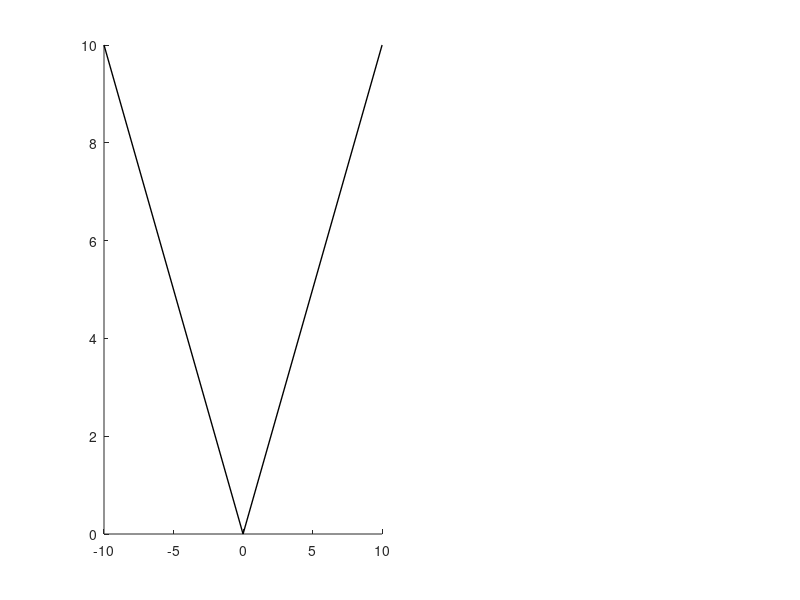

Here is the MATLAB script that generated this plot: (Note: this script raises an error after producing the figure.)
% 《应力波基础讲义》
% 递减硬化材料中弹塑性波的相互作用（施加的速度大于屈服极限）

v1 = -20;
v2 = 25;
yield_stress = 10;
template = struct('x', 0, 'y', 0);

% 绘制v-sigma图
subplot(1, 4, [1, 2]);
hold on

% 绘制弹性波 aa'  aa"
plot([0, -10], [0, 10], "black", 'LineWidth', 1);
plot([0, 10], [0, 10], "black", 'LineWidth', 1);
% 绘制a"a'''a'a区域
matrix_1 = repmat(template, 11, 16);
matrix_1(1, 1).x = 10;
matrix_1(1, 1).y = 10;

for j = 2:16
    matrix_1(1, j).x = matrix_1(1, j - 1).x + 1;
    matrix_1(1, j).y = matrix_1(1, j - 1).y + slope(matrix_1(1, j - 1).y);
    plot([matrix_1(1, j - 1).x, matrix_1(1, j).x], [matrix_1(1, j - 1).y, matrix_1(1, j).y], "blue", 'LineWidth', 1);
end

for i = 2:11

    matrix_1(i, 1).x = matrix_1(i - 1, 1).x - 1;
    matrix_1(i, 1).y = matrix_1(i - 1, 1).y + slope(matrix_1(i - 1, 1).y);
    plot([matrix_1(i - 1, 1).x, matrix_1(i, 1).x], [matrix_1(i - 1, 1).y, matrix_1(i, 1).y], "blue", 'LineWidth', 1);

    for j = 2:16
        matrix_1(i, j).x = matrix_1(i, j - 1).x + 1;
        matrix_1(i, j).y = matrix_1(i, j - 1).y + slope(matrix_1(i, j - 1).y);
        plot([matrix_1(i, j - 1).x, matrix_1(i, j).x], [matrix_1(i, j - 1).y, matrix_1(i, j).y], "blue", 'LineWidth', 1);
        plot([matrix_1(i - 1, j).x, matrix_1(i, j).x], [matrix_1(i - 1, j).y, matrix_1(i, j).y], "blue", 'LineWidth', 1);
    end

end

% 绘制a'bb'a'''区域

matrix_2 = repmat(template, 11, 11);
matrix_2(1, 1).x = -10;
matrix_2(1, 1).y = 10;

for j = 2:11
    matrix_2(1, j).x = matrix_2(1, j - 1).x + 1;
    matrix_2(1, j).y = matrix_2(1, j - 1).y + slope(matrix_2(1, j - 1).y);
    plot([matrix_2(1, j - 1).x, matrix_2(1, j).x], [matrix_2(1, j - 1).y, matrix_2(1, j).y], "green", 'LineWidth', 1);
end

for i = 2:11

    matrix_2(i, 1).x = matrix_2(i - 1, 1).x - 1;
    matrix_2(i, 1).y = matrix_2(i - 1, 1).y + slope(matrix_2(i - 1, 1).y);
    plot([matrix_2(i - 1, 1).x, matrix_2(i, 1).x], [matrix_2(i - 1, 1).y, matrix_2(i, 1).y], "green", 'LineWidth', 1);

    for j = 2:11
        matrix_2(i, j).x = matrix_2(i, j - 1).x + 1;
        matrix_2(i, j).y = matrix_2(i, j - 1).y + slope(matrix_2(i, j - 1).y);
        plot([matrix_2(i, j - 1).x, matrix_2(i, j).x], [matrix_2(i, j - 1).y, matrix_2(i, j).y], "green", 'LineWidth', 1);
        plot([matrix_2(i - 1, j).x, matrix_2(i, j).x], [matrix_2(i - 1, j).y, matrix_2(i, j).y], "green", 'LineWidth', 1);
    end

end

% 绘制a'''b'dc'区域

matrix_3 = repmat(template, 11, 16);

for i = 1:11
    matrix_3(i, 1).x = matrix_2(i, 11).x;
    matrix_3(i, 1).y = matrix_2(i, 11).y;
end

for j = 1:16
    matrix_3(1, j).x = matrix_1(11, j).x;
    matrix_3(1, j).y = matrix_1(11, j).y;
end

for i = 2:11

    for j = 2:16
        matrix_3(i, j).x = matrix_3(i, j - 1).x + 1;
        matrix_3(i, j).y = matrix_3(i, j - 1).y + slope(matrix_3(i, j - 1).y);
        plot([matrix_3(i, j - 1).x, matrix_3(i, j).x], [matrix_3(i, j - 1).y, matrix_3(i, j).y], "red", 'LineWidth', 1);
        plot([matrix_3(i - 1, j).x, matrix_3(i, j).x], [matrix_3(i - 1, j).y, matrix_3(i, j).y], "red", 'LineWidth', 1);
    end

end

% 绘制坐标轴和标注
text(1, 2, "a", 'FontSize', 12, 'Color', 'black', 'HorizontalAlignment', 'center');
text(matrix_1(1, 1).x + 1, matrix_1(1, 1).y - 1, "a''", 'FontSize', 12, 'Color', 'black', 'HorizontalAlignment', 'center');
text(matrix_1(11, 1).x, matrix_1(11, 1).y - 1, "a'''", 'FontSize', 12, 'Color', 'black', 'HorizontalAlignment', 'center');
text(matrix_1(1, 16).x + 1, matrix_1(1, 16).y, "c", 'FontSize', 12, 'Color', 'black', 'HorizontalAlignment', 'center');
text(matrix_1(11, 16).x, matrix_1(11, 16).y + 1, "c'", 'FontSize', 12, 'Color', 'black', 'HorizontalAlignment', 'center');

text(matrix_2(1, 1).x - 1, matrix_1(1, 1).y - 1, "a'", 'FontSize', 12, 'Color', 'black', 'HorizontalAlignment', 'center');
text(matrix_2(11, 1).x - 1, matrix_1(11, 1).y, "b", 'FontSize', 12, 'Color', 'black', 'HorizontalAlignment', 'center');
text(matrix_2(11, 11).x - 1, matrix_1(11, 11).y + 1, "b'", 'FontSize', 12, 'Color', 'black', 'HorizontalAlignment', 'center');

text(matrix_3(11, 16).x, matrix_1(11, 16).y + 2, "d", 'FontSize', 12, 'Color', 'black', 'HorizontalAlignment', 'center');

plot([0, 0], [-1, 22], "black", 'LineWidth', 1);
plot([-22, 27], [0, 0], "black", 'LineWidth', 1);
plot([-20, -20], [0, matrix_1(11, 1).y], "black--", 'LineWidth', 1);
plot([25, 25], [0, matrix_1(1, 16).y], "black--", 'LineWidth', 1);

text(-20, -1, "v1*", 'FontSize', 12, 'Color', 'black', 'HorizontalAlignment', 'center');
text(25, -1, "v2*", 'FontSize', 12, 'Color', 'black', 'HorizontalAlignment', 'center');

hold off

% 绘制X-t图
subplot(1, 4, [3,4]);
hold on

plot([0, 0], [0, 6], "black", 'LineWidth', 1);
plot([0, 12], [0, 0], "black", 'LineWidth', 1);
plot([10, 10], [0,6], "black--", 'LineWidth', 1);

plot([0, 5], [0, 1.5], "green", 'LineWidth', 1);
plot([10, 5], [0, 1.5], "green", 'LineWidth', 1);

plot([5, 7.5], [1.5, 4], "red", 'LineWidth', 1);
plot([5, 8], [1.5, 4], "red", 'LineWidth', 1);
plot([5, 8.5], [1.5, 4], "red", 'LineWidth', 1);
plot([5, 9], [1.5, 4], "red", 'LineWidth', 1);
plot([5, 9.5], [1.5, 4], "red", 'LineWidth', 1);

plot([5, 2.5], [1.5, 4], "blue", 'LineWidth', 1);
plot([5, 2], [1.5, 4], "blue", 'LineWidth', 1);
plot([5, 1.5], [1.5, 4], "blue", 'LineWidth', 1);
plot([5, 1], [1.5, 4], "blue", 'LineWidth', 1);
plot([5, 0.5], [1.5, 4], "blue", 'LineWidth', 1);

plot([0, 5.5], [0, 5], "yellow", 'LineWidth', 1);
plot([0, 6], [0, 5], "yellow", 'LineWidth', 1);
plot([0, 6.5], [0, 5], "yellow", 'LineWidth', 1);
plot([0, 7], [0, 5], "yellow", 'LineWidth', 1);
plot([0, 7.5], [0, 5], "yellow", 'LineWidth', 1);

plot([10, 4.5], [0, 5], "cyan", 'LineWidth', 1);
plot([10, 4], [0, 5], "cyan", 'LineWidth', 1);
plot([10, 3.5], [0, 5], "cyan", 'LineWidth', 1);
plot([10, 3], [0, 5], "cyan", 'LineWidth', 1);
plot([10, 2.5], [0, 5], "cyan", 'LineWidth', 1);

text(5, 1, "a", 'FontSize', 12, 'Color', 'black', 'HorizontalAlignment', 'center');
text(5, 2.5, "a'''", 'FontSize', 12, 'Color', 'black', 'HorizontalAlignment', 'center');
text(5, 5, "d", 'FontSize', 12, 'Color', 'black', 'HorizontalAlignment', 'center');
text(3, 1.2, "a'", 'FontSize', 12, 'Color', 'black', 'HorizontalAlignment', 'center');
text(7, 1.2, "a''", 'FontSize', 12, 'Color', 'black', 'HorizontalAlignment', 'center');
text(2, 2.5, "b", 'FontSize', 12, 'Color', 'black', 'HorizontalAlignment', 'center');
text(8, 2.5, "c", 'FontSize', 12, 'Color', 'black', 'HorizontalAlignment', 'center');
text(3.7, 3.7, "b'", 'FontSize', 12, 'Color', 'black', 'HorizontalAlignment', 'center');
text(6.3, 3.7, "c'", 'FontSize', 12, 'Color', 'black', 'HorizontalAlignment', 'center');

function slope = slope(stress)

    if stress < 10
        slope = 1;
        return;
    else
        slope = 1 - (stress - 10) * 0.1;
    end

end
